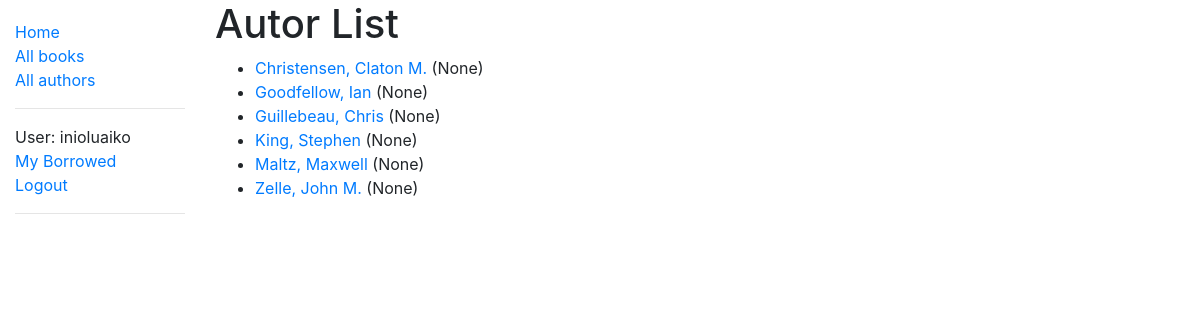
Page /catalog/authors/ (signed in) on the earlier database version.
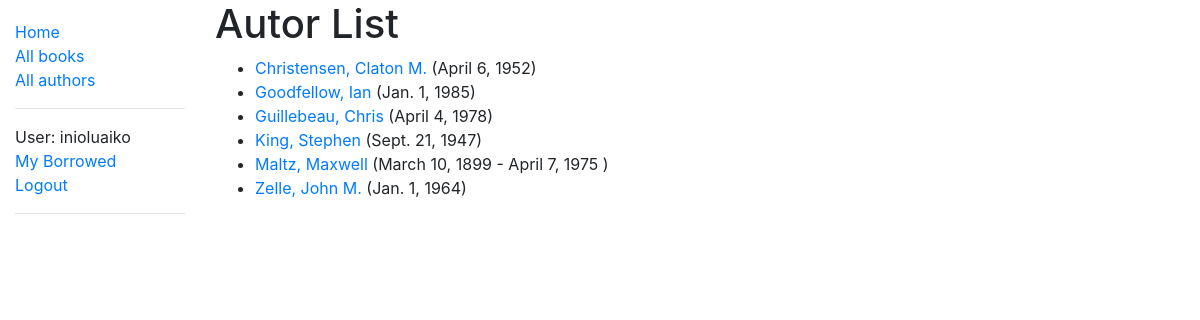
Same page on the later database version.
### catalog/models.py (models this page shows)
class Author(models.Model):
    first_name = models.CharField(max_length=100)
    last_name = models.CharField(max_length=100)
    date_of_birth = models.DateField(null=True, blank=True)
    date_of_death = models.DateField("Died", null=True, blank=True)
    class Meta:
        ordering = ["last_name", "first_name"]
    def get_absolute_url(self):
        return reverse("author-detail", args=[str(self.id)])
    def __str__(self):
        return f"{self.last_name}, {self.first_name}"

### catalog/views.py (the view)
# urls.py: path('authors/', views.AuthorListView.as_view(), name='authors'),
class AuthorListView(LoginRequiredMixin, generic.ListView):
    model = Author
    pagenate_by = 5

### catalog/templates/catalog/author_list.html
{% extends "base_generic.html" %}
{% block content %}
  <h1>Autor List</h1>
  {% if author_list %}
  <ul>
    {% for author in author_list %}
      <li>
        <a href="{{ author.get_absolute_url }}">{{ author }} </a> ({{author.date_of_birth}}{% if author.date_of_death %} - {{author.date_of_death}} {% endif %})
      </li>
    {% endfor %}
  </ul>
  {% else %}
    <p>There are no authors in the library.</p>
  {% endif %}
{% endblock %}

### catalog/templates/base_generic.html (shortened to what this page needs)
<!DOCTYPE html>
<html lang="en">
<head>
  <link rel="stylesheet" href="https://stackpath.bootstrapcdn.com/bootstrap/4.1.3/css/bootstrap.min.css"
>
  {% load static %}
  <link rel="stylesheet" href="{% static 'css/styles.css' %}">
</head>
<body>
  <div class="container-fluid">
    <div class="row">
      <div class="col-sm-2">
        {% block sidebar %}
        <ul class="sidebar-nav">
          <li><a href="{% url 'index' %}">Home</a></li>
          <li><a href="{% url 'books' %}">All books</a></li>
          <li><a href="{% url 'authors' %}">All authors</a></li>
          <hr>
          {% if user.is_authenticated %}
          <li>User: {{ user.get_username }}</li>
          <li><a href="{% url 'my-borrowed' %}">My Borrowed</a></li>
          <li><a href="{% url 'logout'%}?next={{request.path}}">Logout</a></li>
          {% else %}
          <li><a href="{% url 'login'%}?next={{request.path}}">Login</a></li>
          {% endif %}
          <hr>
        </ul>
        {% endblock %}
      </div>
      <div class="col-sm-10 ">{% block content %}{% endblock %}</div>
    </div>
  </div>
</body>
</html>

### catalog/static/css/styles.css (style rules this page uses)
.sidebar-nav { margin-top: 20px; padding: 0; list-style: none; }

Differences in the rows shown:
changed Author "Christensen, Claton M.": date_of_birth "None" → "April 6, 1952"
changed Author "Goodfellow, Ian": date_of_birth "None" → "Jan. 1, 1985"
changed Author "Guillebeau, Chris": date_of_birth "None" → "April 4, 1978"
changed Author "King, Stephen": date_of_birth "None" → "Sept. 21, 1947"
changed Author "Maltz, Maxwell": date_of_birth "None" → "March 10, 1899"; date_of_death (not shown) → "April 7, 1975"
changed Author "Zelle, John M.": date_of_birth "None" → "Jan. 1, 1964"
